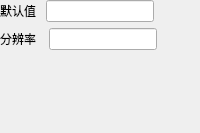
          <widget class="QWidget" name="disNumberpage">
           <layout class="QGridLayout" name="gridLayout_13">
            <property name="leftMargin">
             <number>0</number>
            </property>
            <property name="topMargin">
             <number>0</number>
            </property>
            <property name="rightMargin">
             <number>0</number>
            </property>
            <property name="bottomMargin">
             <number>0</number>
            </property>
            <item row="2" column="0">
             <spacer name="verticalSpacer_7">
              <property name="orientation">
               <enum>Qt::Vertical</enum>
              </property>
              <property name="sizeHint" stdset="0">
               <size>
                <width>20</width>
                <height>83</height>
               </size>
              </property>
             </spacer>
            </item>
            <item row="0" column="0">
             <layout class="QHBoxLayout" name="horizontalLayout_27">
              <property name="spacing">
               <number>0</number>
              </property>
              <item>
               <widget class="QLabel" name="label_39">
                <property name="enabled">
                 <bool>true</bool>
                </property>
                <property name="text">
                 <string>默认值   </string>
                </property>
               </widget>
              </item>
              <item>
               <widget class="QLineEdit" name="disNumberDefault"/>
              </item>
              <item>
               <spacer name="horizontalSpacer_17">
                <property name="orientation">
                 <enum>Qt::Horizontal</enum>
                </property>
                <property name="sizeHint" stdset="0">
                 <size>
                  <width>40</width>
                  <height>20</height>
                 </size>
                </property>
               </spacer>
              </item>
             </layout>
            </item>
            <item row="1" column="0">
             <layout class="QHBoxLayout" name="horizontalLayout_24">
              <item>
               <widget class="QLabel" name="label_">
                <property name="enabled">
                 <bool>true</bool>
                </property>
                <property name="text">
                 <string>分辨率  </string>
                </property>
               </widget>
              </item>
              <item>
               <widget class="QLineEdit" name="disNumberScall"/>
              </item>
              <item>
               <spacer name="horizontalSpacer_13">
                <property name="orientation">
                 <enum>Qt::Horizontal</enum>
                </property>
                <property name="sizeHint" stdset="0">
                 <size>
                  <width>40</width>
                  <height>20</height>
                 </size>
                </property>
               </spacer>
              </item>
             </layout>
            </item>
           </layout>
          </widget>
